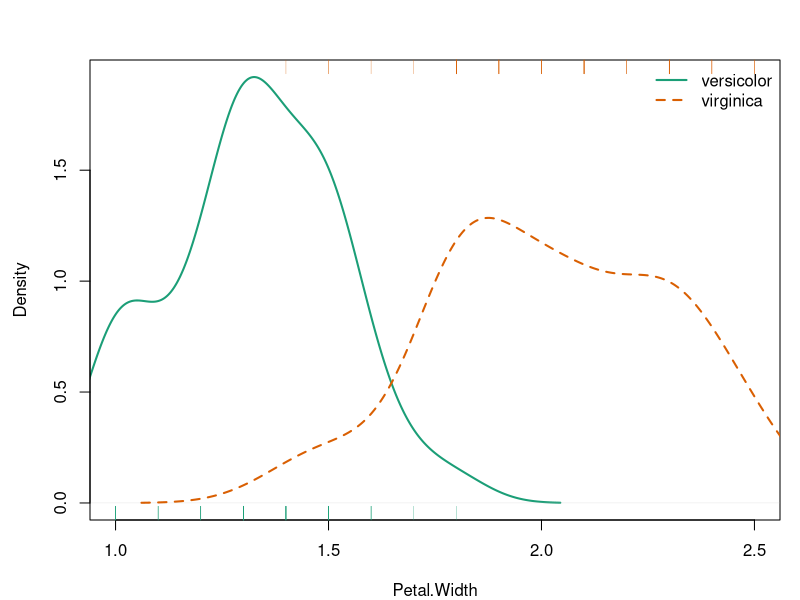
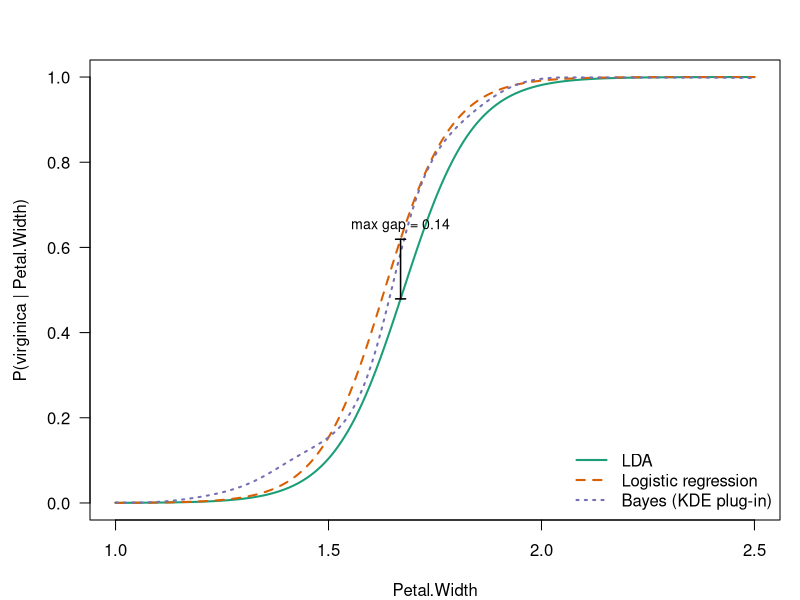

Write R code to recreate these figures, in order.
## ---- chunk 1
#| label: fig-density
#| echo: false
#| fig-cap: Class-conditional densities of Petal.Width for versicolor and virginica (kernel density estimate)
d0 <- droplevels(subset(iris, Species %in% c("versicolor", "virginica")))

col_versicolor <- "#1b9e77"
col_virginica  <- "#d95f02"

dens_versicolor <- density(d0$Petal.Width[d0$Species == "versicolor"])
dens_virginica  <- density(d0$Petal.Width[d0$Species == "virginica"])

par(mar = c(4, 4.5, 3, 1))
plot(dens_versicolor, col = col_versicolor, lwd = 2,
     xlim = range(d0$Petal.Width),
     ylim = c(0, max(dens_versicolor$y, dens_virginica$y)),
     xlab = "Petal.Width", ylab = "Density", main = "")
lines(dens_virginica, col = col_virginica, lwd = 2, lty = 2)

rug(d0$Petal.Width[d0$Species == "versicolor"], col = paste0(col_versicolor, "99"))
rug(d0$Petal.Width[d0$Species == "virginica"], side = 3, col = paste0(col_virginica, "99"))

legend("topright", bty = "n", legend = c("versicolor", "virginica"),
       col = c(col_versicolor, col_virginica), lwd = 2, lty = c(1, 2))
## ---- chunk 2
#| label: fig-chunk1
#| echo: false
#| fig-cap: Comparison of LDA and logistic regression on iris dataset
suppressPackageStartupMessages(library(MASS))

d <- droplevels(subset(iris, Species %in% c("versicolor", "virginica")))
d$y <- as.integer(d$Species == "virginica")

lda_fit <- lda(Species ~ Petal.Width, data = d)
glm_fit <- glm(y ~ Petal.Width, data = d, family = binomial)

xg <- seq(min(d$Petal.Width), max(d$Petal.Width), length.out = 400)

p_lda <- predict(lda_fit, newdata = data.frame(Petal.Width = xg))$posterior[, "virginica"]
p_glm <- predict(glm_fit, newdata = data.frame(Petal.Width = xg), type = "response")

## Nonparametric ("plug-in") Bayes classifier: estimate each class-conditional
## density via KDE, then combine via Bayes' rule (equal priors, n = 50 each).
dens_versicolor <- density(d$Petal.Width[d$Species == "versicolor"])
dens_virginica  <- density(d$Petal.Width[d$Species == "virginica"])
f_versicolor <- approxfun(dens_versicolor$x, dens_versicolor$y, rule = 2)
f_virginica  <- approxfun(dens_virginica$x, dens_virginica$y, rule = 2)
p_bayes <- f_virginica(xg) / (f_versicolor(xg) + f_virginica(xg))

col_lda   <- "#1b9e77"
col_glm   <- "#d95f02"
col_bayes <- "#7570b3"

par(mar = c(4, 4.5, 3, 1))
plot(xg, p_lda, type = "l", lwd = 2, col = col_lda, yaxt = "n",
     xlab = "Petal.Width", ylab = "P(virginica | Petal.Width)",
     main = "", ylim = c(0, 1))
lines(xg, p_glm, lwd = 2, lty = 2, col = col_glm)
lines(xg, p_bayes, lwd = 2, lty = 3, col = col_bayes)

## y-axis on [0,1], tick labels to 1 decimal place
y_ticks <- seq(0, 1, by = 0.2)
axis(2, at = y_ticks, labels = sprintf("%.1f", y_ticks), las = 1)

## Maximal gap between the two predicted curves, marked with a vertical
## segment capped by small horizontal ticks at each end (a "dimension line").
gap <- abs(p_lda - p_glm)
i_max <- which.max(gap)
x_max <- xg[i_max]
y_lo <- min(p_lda[i_max], p_glm[i_max])
y_hi <- max(p_lda[i_max], p_glm[i_max])

arrows(x0 = x_max, y0 = y_lo, x1 = x_max, y1 = y_hi,
       code = 3, angle = 90, length = 0.05, lwd = 1.5, col = "black")
text(x_max, y_hi, sprintf("max gap = %.2f", gap[i_max]), pos = 3, cex = 0.85)

legend("bottomright", bty = "n", legend = c("LDA", "Logistic regression", "Bayes (KDE plug-in)"),
       col = c(col_lda, col_glm, col_bayes), lwd = 2, lty = c(1, 2, 3))
## ---- chunk 3
#| label: tbl-petalwidth
#| echo: false
#| tbl-cap: Range of Petal.Width (cm) by species
species_levels <- levels(iris$Species)
petal_width_tab <- data.frame(
  Species = species_levels,
  Min  = sapply(species_levels, function(s) min(iris$Petal.Width[iris$Species == s])),
  Max  = sapply(species_levels, function(s) max(iris$Petal.Width[iris$Species == s])),
  Mean = sapply(species_levels, function(s) mean(iris$Petal.Width[iris$Species == s])),
  SD   = sapply(species_levels, function(s) sd(iris$Petal.Width[iris$Species == s]))
)
## Two-line header only renders reliably in HTML; fall back to a plain
## single-line label for docx/jats so the pipe-table syntax isn't broken.
sd_label <- if (knitr::is_html_output()) "Standard<br>Deviation" else "Standard Deviation"
knitr::kable(petal_width_tab, digits = 2, row.names = FALSE, escape = FALSE,
             col.names = c("Species", "Min", "Max", "Mean", sd_label))
